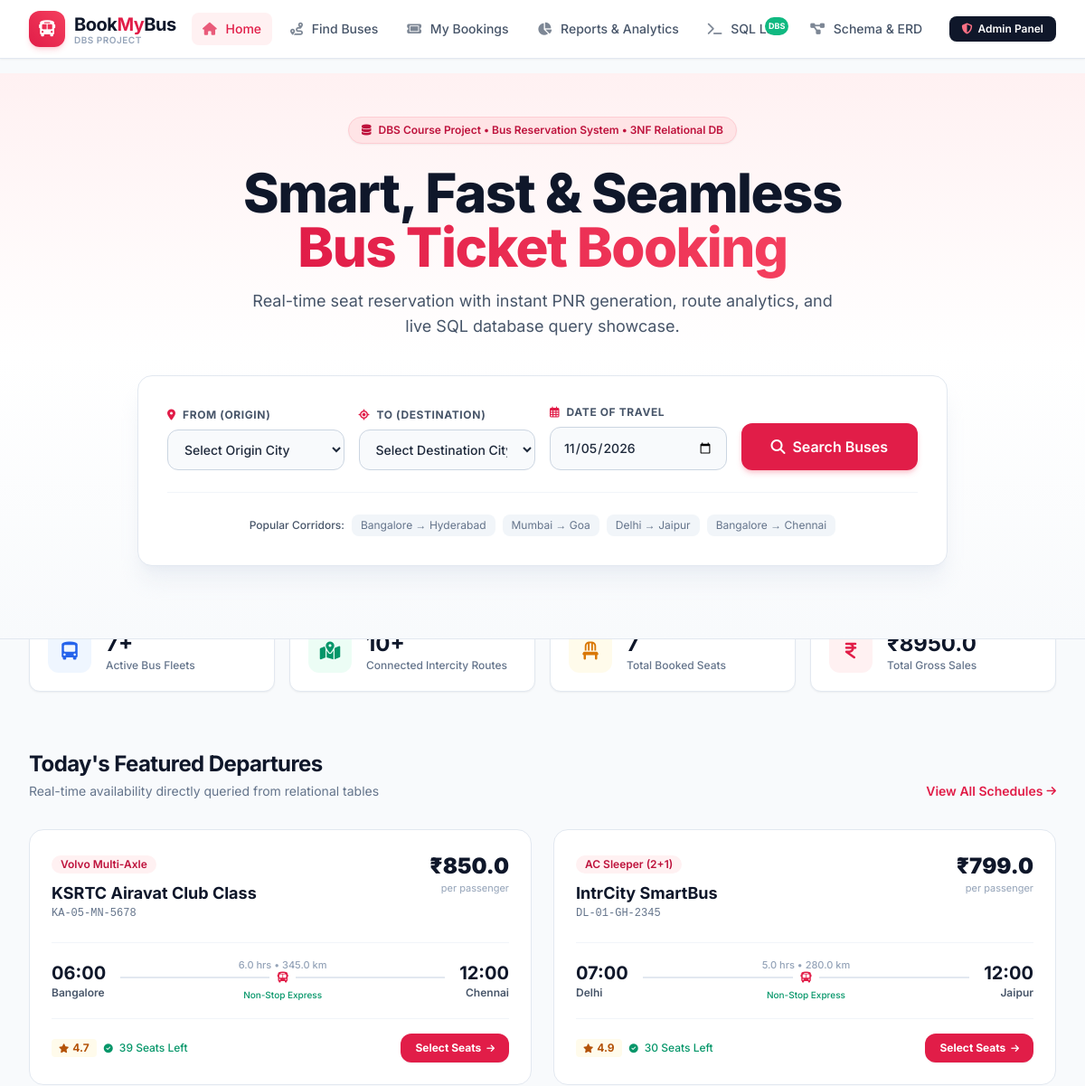
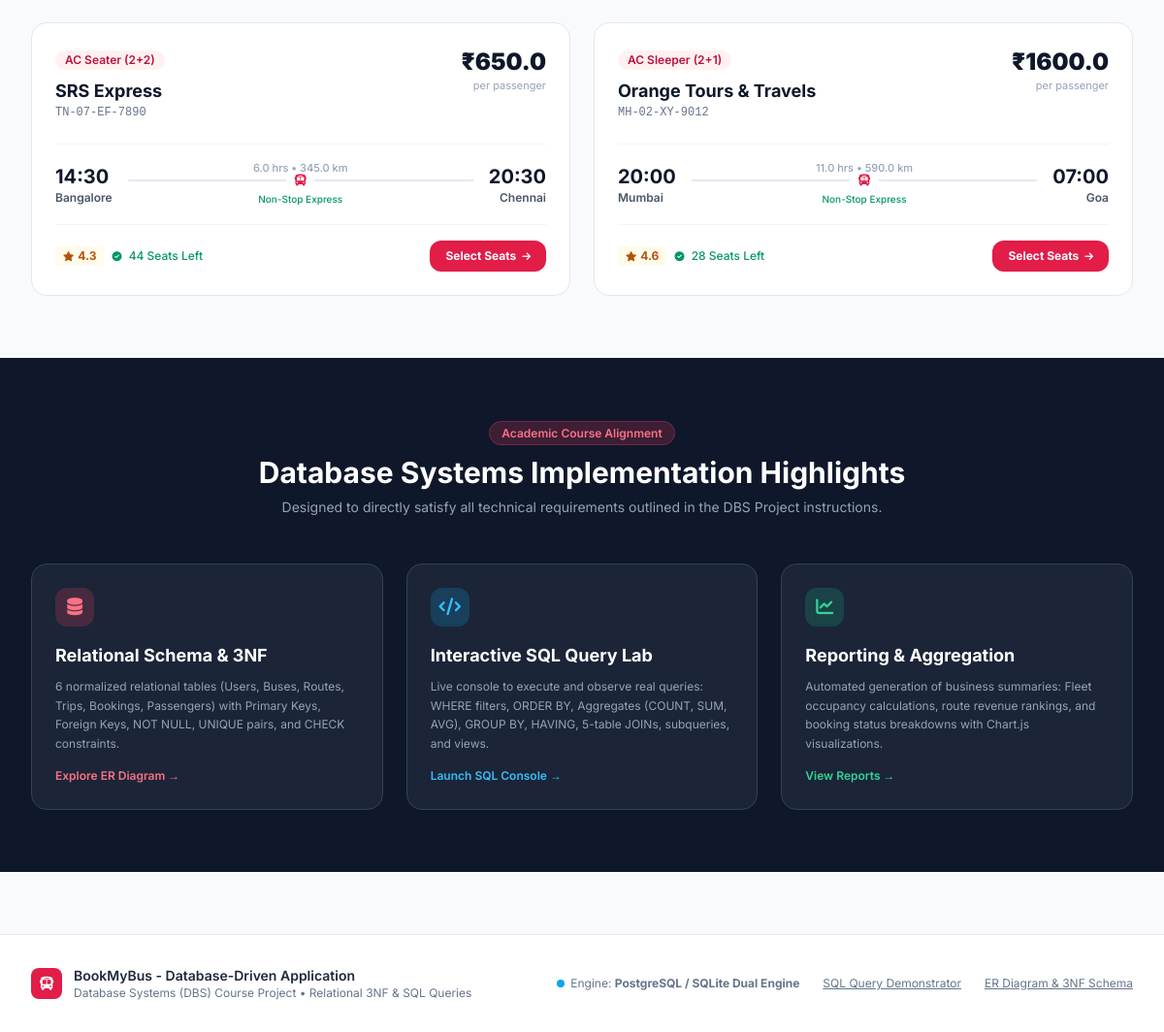
The page / on the database its author committed (2 pictures, top to bottom).
### tables this page shows
CREATE TABLE trips (
                trip_id INTEGER PRIMARY KEY AUTOINCREMENT,
                bus_id INTEGER NOT NULL REFERENCES buses(bus_id) ON DELETE CASCADE,
                route_id INTEGER NOT NULL REFERENCES routes(route_id) ON DELETE CASCADE,
                trip_date TEXT NOT NULL,
                departure_time TEXT NOT NULL,
                arrival_time TEXT NOT NULL,
                fare REAL NOT NULL CHECK (fare > 0),
                status TEXT NOT NULL DEFAULT 'SCHEDULED' CHECK (status IN ('SCHEDULED', 'COMPLETED', 'CANCELLED'))
            );

CREATE TABLE buses (
                bus_id INTEGER PRIMARY KEY AUTOINCREMENT,
                bus_number TEXT NOT NULL UNIQUE,
                operator_name TEXT NOT NULL,
                bus_type TEXT NOT NULL CHECK (bus_type IN ('AC Sleeper (2+1)', 'AC Seater (2+2)', 'Volvo Multi-Axle', 'Non-AC Seater (2+2)')),
                total_seats INTEGER NOT NULL CHECK (total_seats > 0 AND total_seats <= 60),
                amenities TEXT DEFAULT 'WiFi, Charging Port, Water Bottle, Blanket',
                rating REAL DEFAULT 4.5 CHECK (rating >= 1.0 AND rating <= 5.0)
            );

CREATE TABLE routes (
                route_id INTEGER PRIMARY KEY AUTOINCREMENT,
                source_city TEXT NOT NULL,
                destination_city TEXT NOT NULL,
                distance_km REAL NOT NULL CHECK (distance_km > 0),
                estimated_duration_hours REAL NOT NULL CHECK (estimated_duration_hours > 0),
                CONSTRAINT uq_route_pair UNIQUE (source_city, destination_city),
                CONSTRAINT chk_diff_city CHECK (source_city <> destination_city)
            );

### app.py (the view)
@app.route("/")
def index():
    cities = db.get_distinct_cities()
    popular_trips = db.search_trips()[:4]
    metrics = db.get_admin_analytics()["metrics"]
    return render_template("index.html", cities=cities, popular_trips=popular_trips, metrics=metrics)

### templates/index.html (shortened to what this page needs)
{% extends "base.html" %}
{% block content %}
<section class="relative bg-gradient-to-b from-rose-50 via-white to-slate-50 pt-12 pb-20 border-b border-slate-200">
    <div class="max-w-7xl mx-auto px-4 sm:px-6 lg:px-8 text-center">
        <div class="inline-flex items-center space-x-2 px-3.5 py-1.5 rounded-full bg-rose-100 border border-rose-200 text-rose-700 text-xs font-semibold mb-6 shadow-sm">
            <i class="fa-solid fa-database"></i>
            <span>DBS Course Project • Bus Reservation System • 3NF Relational DB</span>
        </div>
        <h1 class="text-4xl sm:text-5xl lg:text-6xl font-extrabold text-slate-900 tracking-tight leading-tight mb-4">
            Smart, Fast & Seamless <br class="hidden sm:block">
            <span class="text-transparent bg-clip-text bg-gradient-to-r from-brand-600 to-rose-500">Bus Ticket Booking</span>
        </h1>
        <p class="text-base sm:text-lg text-slate-600 max-w-2xl mx-auto mb-10">
            Real-time seat reservation with instant PNR generation, route analytics, and live SQL database query showcase.
        </p>
        <div class="max-w-4xl mx-auto bg-white rounded-2xl shadow-xl shadow-slate-200/60 border border-slate-200 p-6 md:p-8">
            <form action="{{ url_for('trips') }}" method="GET" class="grid grid-cols-1 md:grid-cols-4 gap-4 items-end">
                <div class="text-left">
                    <label class="block text-xs font-bold uppercase tracking-wider text-slate-600 mb-2">
                        <i class="fa-solid fa-location-dot text-brand-600 mr-1"></i> From (Origin)
                    </label>
                    <div class="relative">
                        <select name="source" class="w-full bg-slate-50 border border-slate-300 rounded-xl px-3.5 py-3 text-sm font-medium text-slate-800 focus:outline-none focus:ring-2 focus:ring-brand-500 focus:border-brand-500 transition">
                            <option value="">Select Origin City</option>
                        </select>
                    </div>
                </div>
                <div class="text-left">
                    <label class="block text-xs font-bold uppercase tracking-wider text-slate-600 mb-2">
                        <i class="fa-solid fa-location-crosshairs text-brand-600 mr-1"></i> To (Destination)
                    </label>
                    <div class="relative">
                        <select name="destination" class="w-full bg-slate-50 border border-slate-300 rounded-xl px-3.5 py-3 text-sm font-medium text-slate-800 focus:outline-none focus:ring-2 focus:ring-brand-500 focus:border-brand-500 transition">
                            <option value="">Select Destination City</option>
                        </select>
                    </div>
                </div>
                <div class="text-left">
                    <label class="block text-xs font-bold uppercase tracking-wider text-slate-600 mb-2">
                        <i class="fa-regular fa-calendar-days text-brand-600 mr-1"></i> Date of Travel
                    </label>
                    <input type="date" name="travel_date" value="{{ today_date }}" min="{{ today_date }}" class="w-full bg-slate-50 border border-slate-300 rounded-xl px-3.5 py-3 text-sm font-medium text-slate-800 focus:outline-none focus:ring-2 focus:ring-brand-500 focus:border-brand-500 transition">
                </div>
                <div>
                    <button type="submit" class="w-full bg-gradient-to-r from-brand-600 to-rose-600 text-white font-semibold py-3.5 px-6 rounded-xl hover:from-brand-700 hover:to-rose-700 shadow-md shadow-brand-500/25 transition duration-200 flex items-center justify-center space-x-2">
                        <i class="fa-solid fa-magnifying-glass"></i>
                        <span>Search Buses</span>
                    </button>
                </div>
            </form>
            <div class="flex flex-wrap items-center justify-center gap-2 mt-6 pt-6 border-t border-slate-100 text-xs text-slate-500">
                <span class="font-medium text-slate-600">Popular Corridors:</span>
                <a href="{{ url_for('trips', source='Bangalore', destination='Hyderabad') }}" class="px-2.5 py-1 rounded-lg bg-slate-100 hover:bg-rose-50 hover:text-brand-600 transition">Bangalore &rarr; Hyderabad</a>
                <a href="{{ url_for('trips', source='Mumbai', destination='Goa') }}" class="px-2.5 py-1 rounded-lg bg-slate-100 hover:bg-rose-50 hover:text-brand-600 transition">Mumbai &rarr; Goa</a>
                <a href="{{ url_for('trips', source='Delhi', destination='Jaipur') }}" class="px-2.5 py-1 rounded-lg bg-slate-100 hover:bg-rose-50 hover:text-brand-600 transition">Delhi &rarr; Jaipur</a>
                <a href="{{ url_for('trips', source='Bangalore', destination='Chennai') }}" class="px-2.5 py-1 rounded-lg bg-slate-100 hover:bg-rose-50 hover:text-brand-600 transition">Bangalore &rarr; Chennai</a>
            </div>
        </div>
    </div>
</section>
<section class="max-w-7xl mx-auto px-4 sm:px-6 lg:px-8 -mt-8">
    <div class="grid grid-cols-2 md:grid-cols-4 gap-4">
        <div class="bg-white rounded-xl p-5 border border-slate-200 shadow-sm flex items-center space-x-4">
            <div class="w-12 h-12 rounded-xl bg-blue-50 text-blue-600 flex items-center justify-center text-xl">
                <i class="fa-solid fa-bus-simple"></i>
            </div>
            <div>
                <p class="text-2xl font-bold text-slate-900">7+</p>
                <p class="text-xs font-medium text-slate-500">Active Bus Fleets</p>
            </div>
        </div>
        <div class="bg-white rounded-xl p-5 border border-slate-200 shadow-sm flex items-center space-x-4">
            <div class="w-12 h-12 rounded-xl bg-emerald-50 text-emerald-600 flex items-center justify-center text-xl">
                <i class="fa-solid fa-map-location-dot"></i>
            </div>
            <div>
                <p class="text-2xl font-bold text-slate-900">10+</p>
                <p class="text-xs font-medium text-slate-500">Connected Intercity Routes</p>
            </div>
        </div>
        <div class="bg-white rounded-xl p-5 border border-slate-200 shadow-sm flex items-center space-x-4">
            <div class="w-12 h-12 rounded-xl bg-amber-50 text-amber-600 flex items-center justify-center text-xl">
                <i class="fa-solid fa-chair"></i>
            </div>
            <div>
                <p class="text-2xl font-bold text-slate-900">{{ metrics.total_passengers or '24' }}</p>
                <p class="text-xs font-medium text-slate-500">Total Booked Seats</p>
            </div>
        </div>
        <div class="bg-white rounded-xl p-5 border border-slate-200 shadow-sm flex items-center space-x-4">
            <div class="w-12 h-12 rounded-xl bg-rose-50 text-rose-600 flex items-center justify-center text-xl">
                <i class="fa-solid fa-indian-rupee-sign"></i>
            </div>
            <div>
                <p class="text-2xl font-bold text-slate-900">&#8377;{{ metrics.total_revenue or '10,550' }}</p>
                <p class="text-xs font-medium text-slate-500">Total Gross Sales</p>
            </div>
        </div>
    </div>
</section>
<section class="max-w-7xl mx-auto px-4 sm:px-6 lg:px-8 py-16">
    <div class="flex flex-col md:flex-row md:items-end justify-between mb-8">
        <div>
            <h2 class="text-2xl font-bold text-slate-900 tracking-tight">Today's Featured Departures</h2>
            <p class="text-sm text-slate-500 mt-1">Real-time availability directly queried from relational tables</p>
        </div>
        <a href="{{ url_for('trips') }}" class="text-sm font-semibold text-brand-600 hover:text-brand-700 flex items-center space-x-1 mt-2 md:mt-0">
            <span>View All Schedules</span>
            <i class="fa-solid fa-arrow-right text-xs"></i>
        </a>
    </div>
    <div class="grid grid-cols-1 md:grid-cols-2 gap-6">
        {% for trip in popular_trips %}
        <div class="bg-white rounded-2xl border border-slate-200 p-6 hover:shadow-md transition">
            <div class="flex items-start justify-between">
                <div>
                    <span class="inline-block px-2.5 py-0.5 rounded-full text-xs font-semibold bg-rose-50 text-brand-700 mb-2">
                        {{ trip.bus_type }}
                    </span>
                    <h3 class="text-lg font-bold text-slate-900">{{ trip.operator_name }}</h3>
                    <p class="text-xs text-slate-500 font-mono">{{ trip.bus_number }}</p>
                </div>
                <div class="text-right">
                    <span class="text-2xl font-black text-slate-900">&#8377;{{ trip.fare }}</span>
                    <span class="block text-[11px] text-slate-400">per passenger</span>
                </div>
            </div>
            <div class="mt-6 flex items-center justify-between border-t border-b border-slate-100 py-4">
                <div>
                    <p class="text-xl font-bold text-slate-900">{{ trip.departure_time }}</p>
                    <p class="text-xs font-semibold text-slate-600">{{ trip.source_city }}</p>
                </div>
                <div class="flex-1 px-4 text-center">
                    <p class="text-[11px] font-medium text-slate-400">{{ trip.estimated_duration_hours }} hrs &bull; {{ trip.distance_km }} km</p>
                    <div class="relative flex items-center justify-center my-1">
                        <i class="fa-solid fa-bus text-brand-600 absolute bg-white px-2 text-xs"></i>
                    </div>
                    <span class="text-[10px] text-emerald-600 font-medium">Non-Stop Express</span>
                </div>
                <div class="text-right">
                    <p class="text-xl font-bold text-slate-900">{{ trip.arrival_time }}</p>
                    <p class="text-xs font-semibold text-slate-600">{{ trip.destination_city }}</p>
                </div>
            </div>
            <div class="mt-4 flex items-center justify-between">
                <div class="flex items-center space-x-2">
                    <span class="inline-flex items-center px-2 py-0.5 rounded text-xs font-bold bg-amber-50 text-amber-700">
                        <i class="fa-solid fa-star text-[10px] mr-1"></i> {{ trip.rating }}
                    </span>
                    <span class="text-xs font-medium text-emerald-600">
                        <i class="fa-solid fa-circle-check text-[10px] mr-1"></i> {{ trip.available_seats }} Seats Left
                    </span>
                </div>
                <a href="{{ url_for('book_seat', trip_id=trip.trip_id) }}" class="inline-flex items-center space-x-1.5 px-4 py-2 rounded-xl bg-brand-600 text-white text-xs font-bold hover:bg-brand-700 shadow-sm transition">
                    <span>Select Seats</span>
                    <i class="fa-solid fa-arrow-right text-[10px]"></i>
                </a>
            </div>
        </div>
        {% endfor %}
    </div>
</section>
<section class="bg-slate-900 text-white py-16">
    <div class="max-w-7xl mx-auto px-4 sm:px-6 lg:px-8">
        <div class="text-center max-w-3xl mx-auto mb-12">
            <span class="px-3 py-1 rounded-full text-xs font-semibold bg-rose-500/20 text-rose-400 border border-rose-500/30">
                Academic Course Alignment
            </span>
            <h2 class="text-3xl font-bold mt-3">Database Systems Implementation Highlights</h2>
            <p class="text-sm text-slate-400 mt-2">
                Designed to directly satisfy all technical requirements outlined in the DBS Project instructions.
            </p>
        </div>
        <div class="grid grid-cols-1 md:grid-cols-3 gap-6">
            <div class="bg-slate-800/80 rounded-2xl p-6 border border-slate-700">
                <div class="w-10 h-10 rounded-xl bg-rose-500/20 text-rose-400 flex items-center justify-center text-lg mb-4">
                    <i class="fa-solid fa-database"></i>
                </div>
                <h3 class="text-lg font-bold">Relational Schema & 3NF</h3>
                <p class="text-xs text-slate-400 mt-2 leading-relaxed">
                    6 normalized relational tables (Users, Buses, Routes, Trips, Bookings, Passengers) with Primary Keys, Foreign Keys, NOT NULL, UNIQUE pairs, and CHECK constraints.
                </p>
                <a href="{{ url_for('schema_viewer') }}" class="inline-block mt-4 text-xs font-semibold text-rose-400 hover:text-rose-300">
                    Explore ER Diagram &rarr;
                </a>
            </div>
            <div class="bg-slate-800/80 rounded-2xl p-6 border border-slate-700">
                <div class="w-10 h-10 rounded-xl bg-sky-500/20 text-sky-400 flex items-center justify-center text-lg mb-4">
                    <i class="fa-solid fa-code"></i>
                </div>
                <h3 class="text-lg font-bold">Interactive SQL Query Lab</h3>
                <p class="text-xs text-slate-400 mt-2 leading-relaxed">
                    Live console to execute and observe real queries: WHERE filters, ORDER BY, Aggregates (COUNT, SUM, AVG), GROUP BY, HAVING, 5-table JOINs, subqueries, and views.
                </p>
                <a href="{{ url_for('sql_lab') }}" class="inline-block mt-4 text-xs font-semibold text-sky-400 hover:text-sky-300">
                    Launch SQL Console &rarr;
                </a>
            </div>
            <div class="bg-slate-800/80 rounded-2xl p-6 border border-slate-700">
                <div class="w-10 h-10 rounded-xl bg-emerald-500/20 text-emerald-400 flex items-center justify-center text-lg mb-4">
                    <i class="fa-solid fa-chart-line"></i>
                </div>
                <h3 class="text-lg font-bold">Reporting & Aggregation</h3>
                <p class="text-xs text-slate-400 mt-2 leading-relaxed">
                    Automated generation of business summaries: Fleet occupancy calculations, route revenue rankings, and booking status breakdowns with Chart.js visualizations.
                </p>
                <a href="{{ url_for('admin_reports') }}" class="inline-block mt-4 text-xs font-semibold text-emerald-400 hover:text-emerald-300">
                    View Reports &rarr;
                </a>
            </div>
        </div>
    </div>
</section>
{% endblock %}

### rows shown on the page
trips: bus_type "Volvo Multi-Axle", operator_name "KSRTC Airavat Club Class", bus_number "KA-05-MN-5678", fare "850.0", departure_time "06:00", source_city "Bangalore", estimated_duration_hours "6.0", distance_km "345.0", arrival_time "12:00", destination_city "Chennai", rating "4.7", available_seats "39"
trips: bus_type "AC Sleeper (2+1)", operator_name "IntrCity SmartBus", bus_number "DL-01-GH-2345", fare "799.0", departure_time "07:00", source_city "Delhi", estimated_duration_hours "5.0", distance_km "280.0", arrival_time "12:00", destination_city "Jaipur", rating "4.9", available_seats "30"
trips: bus_type "AC Seater (2+2)", operator_name "SRS Express", bus_number "TN-07-EF-7890", fare "650.0", departure_time "14:30", source_city "Bangalore", estimated_duration_hours "6.0", distance_km "345.0", arrival_time "20:30", destination_city "Chennai", rating "4.3", available_seats "44"
trips: bus_type "AC Sleeper (2+1)", operator_name "Orange Tours & Travels", bus_number "MH-02-XY-9012", fare "1600.0", departure_time "20:00", source_city "Mumbai", estimated_duration_hours "11.0", distance_km "590.0", arrival_time "07:00", destination_city "Goa", rating "4.6", available_seats "28"

### other values the page prints
{{ metrics.total_passengers or '24' }} "7"
{{ metrics.total_revenue or '10,550' }} "8950.0"
